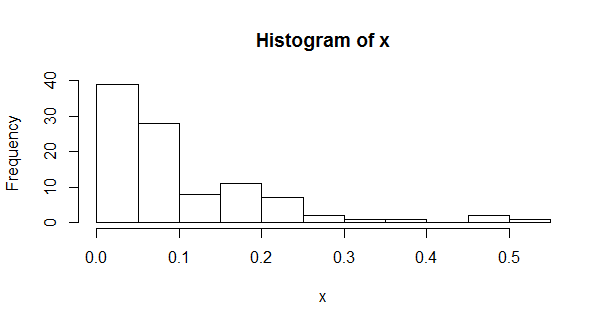

Source code (R):
# Exponential numbers with mean 10
x = rexp(100, 10)
hist(x)

# Compare mean with median
mean(x)
median(x)
